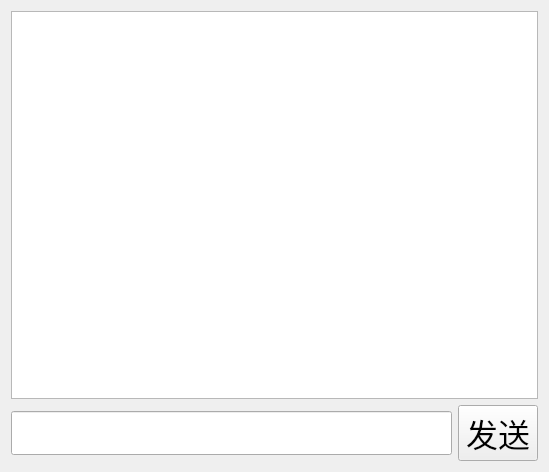
<?xml version="1.0" encoding="UTF-8"?>
<ui version="4.0">
 <class>PrivateChat</class>
 <widget class="QWidget" name="PrivateChat">
  <property name="geometry">
   <rect>
    <x>0</x>
    <y>0</y>
    <width>549</width>
    <height>472</height>
   </rect>
  </property>
  <property name="windowTitle">
   <string>Form</string>
  </property>
  <layout class="QVBoxLayout" name="verticalLayout_2">
   <item>
    <layout class="QVBoxLayout" name="verticalLayout">
     <item>
      <widget class="QTextEdit" name="showMsg_te">
       <property name="font">
        <font>
         <pointsize>24</pointsize>
        </font>
       </property>
      </widget>
     </item>
     <item>
      <layout class="QHBoxLayout" name="horizontalLayout">
       <item>
        <widget class="QLineEdit" name="inputMsg_le">
         <property name="font">
          <font>
           <pointsize>24</pointsize>
          </font>
         </property>
        </widget>
       </item>
       <item>
        <widget class="QPushButton" name="sendMsg_pb">
         <property name="font">
          <font>
           <pointsize>24</pointsize>
          </font>
         </property>
         <property name="text">
          <string>发送</string>
         </property>
        </widget>
       </item>
      </layout>
     </item>
    </layout>
   </item>
  </layout>
 </widget>
 <resources/>
 <connections/>
</ui>
